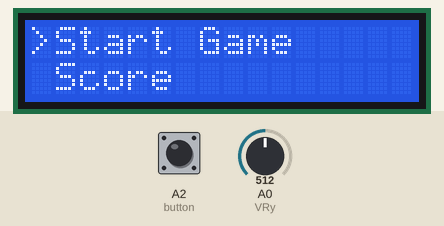
A sketch run on a simulated Arduino Uno, built with avr-gcc and run on an emulated ATmega328P. Shown: 16×2 character LCD. Inputs (shaded band) come from the test bench; at power-on: A2 (button) HIGH, A0 (VRy) = 512. What the sketch prints to the serial monitor is not drawn.

Above: at 1.2 s.
1.3 s: A2 (button) pulled LOW for 0.15 s
At 2.1 s:
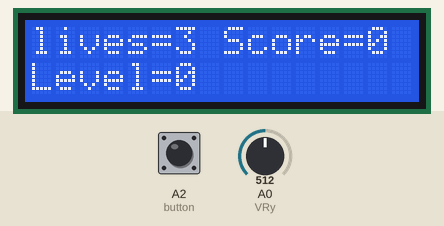
At 12.5 s:
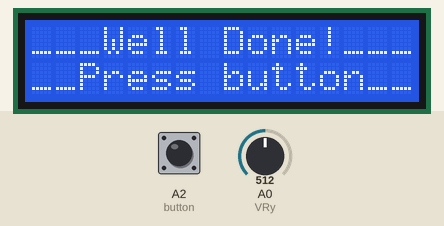
Timing chart, 0 to 12.8 s (numbered marks = the images above; inputs shaded):
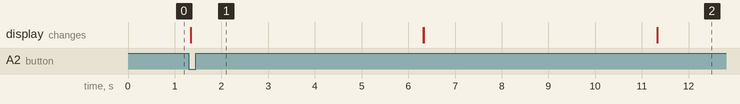

The sketch:

lcd_menu.ino
```cpp
#include <LiquidCrystal.h>
const int RS = 12,
          E = 11,
          D4 = 5,
          D5 = 4,
          D6 = 3,
          D7 = 2;
LiquidCrystal lcd(RS,E,D4,D5,D6,D7); //pins

//JoyStick
const int VRx = A1,
          VRy = A0,
          button = A2;
bool joyMoved = false;
int minThreashold = 400, maxThreashold = 550;
// if in min - maxThreashold joyMoved = false;
int buttonState = 1;
unsigned long int prevPressTime = 0, //for the joystick button
              pressInterval = 100;

//for printing on display
unsigned long int displayInterval = 0, prevDisplayTime = 0;
int lcdYold = 0, lcdY = 0;
//for menu
const int noOfRows = 3;
int topRow = 0;   //the index for the row on the matrix
const char rows[noOfRows][16]={
  "Start Game",
  "Score",
  "Settings"
};

enum States{Menu,Game,Score,Settings};
int MenuState = Menu;

void printRows(){
  lcd.setCursor(1,0);
  lcd.print(rows[topRow]);
  lcd.setCursor(1,1);
  lcd.print(rows[topRow+1]);
}

void setup() {
  // put your setup code here, to run once:
  lcd.begin(16,2); //colloms and rows
  lcd.clear();
  lcd.setCursor(0,0);
  pinMode(VRx,INPUT);
  pinMode(VRy,INPUT);
  pinMode(button,INPUT_PULLUP);
  printRows();
  Serial.begin(9600);
}

void update_topRow(int change){
  topRow += change;
  if(topRow < 0)
    topRow = 0;
  if(topRow > (noOfRows-2))
    topRow = noOfRows-2;
  lcd.clear();
  printRows();
}

void updateY(int val){
  lcdYold = lcdY;
  lcdY -= val;
  if(lcdY<0){
        lcdY = 0;
        update_topRow(-1);
      }
  if(lcdY>1){
        lcdY = 1;
        update_topRow(1);
      }
}

int checkTheY(){
  int y = analogRead(VRy);
  if(y > maxThreashold){
    if(!joyMoved){
      //lcdYold = lcdY;
      //lcdY--;
      joyMoved = true;
      return 1;
    }
      joyMoved = true;
  }
  if(y < minThreashold){
    if(!joyMoved){
      //lcdYold = lcdY;
      //lcdY++;
      joyMoved = true;
      return -1;
    }
      joyMoved = true;
  }
  if(y>minThreashold && y<maxThreashold){
    joyMoved = false;
  }

  return 0;
}

void printCursor(char c){
  lcd.setCursor(0,lcdYold);
  lcd.print(" ");
  lcd.setCursor(0,lcdY);
  lcd.print(c);
}

int checkButton(){
  //if the button was press return 1
  buttonState = digitalRead(button);
  if(!buttonState){
    if(millis() - prevPressTime > pressInterval){
      prevPressTime = millis();
      return 1;
    }
    prevPressTime = millis();
  }
  return 0;
}

void menuNavigation(){
  //checkTheX(x);
  updateY(checkTheY());
  if(checkButton())
    MenuState = topRow + lcdY + 1;
  if(millis() - prevDisplayTime > displayInterval){
    printCursor('>');
    //printRows();
    prevDisplayTime = millis();
  }
}
//for game
int lives = 3, startingLevelValue = 0, Level = 0,
    theScore = 0, HighScore = 0;
unsigned long int startTime, playingTime = 10000, lastLevIncr = 0;
int inited = 0;
void game_init(){
  lives = 3;
  theScore = 0;
  Level = startingLevelValue;
  startTime = millis();
  lastLevIncr = millis();
  inited = 1;
  lcd.clear();
}

void end_game(){
    //lcd.clear();
    lcd.setCursor(0,0);
    lcd.print("___Well Done!___");
    lcd.setCursor(0,1);
    lcd.print("__Press button__");
    if(checkButton()){
      MenuState = Menu;
      inited = 0;
      lcd.clear();
      printRows();
    }
}
void the_game(){
  //end of the game
  if(theScore > HighScore)
    HighScore = theScore;
  if(millis() - startTime > playingTime){
    end_game();
    return;
  }
  theScore = 3*Level;
  lcd.setCursor(0,0);
  lcd.print("lives=");
  lcd.print(lives);
  lcd.print(" Score=");
  if((millis() - lastLevIncr)>5000){
    Level++;
    lastLevIncr = millis();
  }
  lcd.print(theScore);
  lcd.setCursor(0,1);
  lcd.print("Level=");
  lcd.print(Level);

}

void set_score(){
  startingLevelValue += checkTheY();
  if(startingLevelValue < 0)
    startingLevelValue = 5;
  startingLevelValue %= 6;
  lcd.setCursor(0,1);
  lcd.print("Level=");
  lcd.print(startingLevelValue);
}

void the_Settings(){
  lcd.setCursor(0,0);
  lcd.print("Set level & press");
  set_score();
  if(checkButton()){
    //go back to menu
    lcd.clear();
    printRows();
    MenuState = Menu;
    inited = 0;
  }

}

void print_highScore(){
  lcd.setCursor(0,0);
  lcd.print("The BEST:");
  lcd.print(HighScore);
  lcd.setCursor(0,1);
  lcd.print("back - press");
  if(checkButton()){
    inited = 0;
    lcd.clear();
    printRows();
    MenuState = Menu;
  }
}

void loop() {
  // put your main code here, to run repeatedly:
  //int x = analogRead(VRx);
  switch(MenuState){
    case Menu:
        menuNavigation();
        break;
    case Game:
      {
        if(!inited)
          game_init();
        the_game();
      }
      break;
     case Score:
     {
      if(!inited){
        lcd.clear();
        inited = 1;
      }
      print_highScore();
     }
      break;
     case Settings:
      {
        if(!inited){
          //fist time clear the screen
          lcd.clear();
          inited = 1;
        }
        the_Settings();
      }
      break;
  }
  Serial.print("stadiu:");
  Serial.println(MenuState);
}
```

Measured:
- after the input at 1.3 s, the display: changes at once (image 1)
